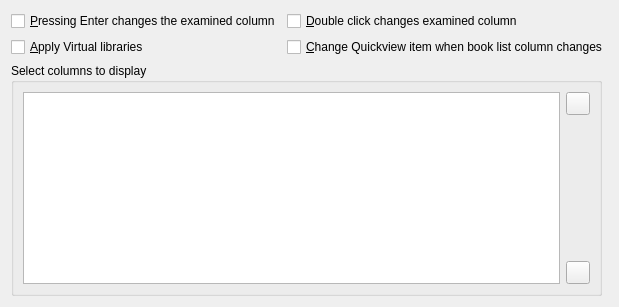
<?xml version="1.0" encoding="UTF-8"?>
<ui version="4.0">
 <class>Form</class>
 <widget class="QWidget" name="cover_browser_tab">
  <layout class="QGridLayout" name="gridLayout_122">
   <item row="1" column="0" colspan="2">
    <layout class="QGridLayout" name="gridLayout_122">
     <item row="2" column="0">
      <widget class="QCheckBox" name="opt_qv_respects_vls">
       <property name="toolTip">
        <string>&lt;p&gt;Check this box to make Quickview show books only in the
current Virtual library. If unchecked, Quickview ignores Virtual libraries. If
unchecked then only row changes are taken into account.&lt;/p&gt;</string>
       </property>
       <property name="text">
        <string>&amp;Apply Virtual libraries</string>
       </property>
      </widget>
     </item>
     <item row="2" column="1">
      <widget class="QCheckBox" name="opt_qv_follows_column">
       <property name="toolTip">
        <string>&lt;p&gt;Check this box to make Quickview change the column being examined
when the column in the book list is changed using the cursor arrow keys&lt;/p&gt;</string>
       </property>
       <property name="text">
        <string>&amp;Change Quickview item when book list column changes</string>
       </property>
      </widget>
     </item>
     <item row="1" column="0">
      <widget class="QCheckBox" name="opt_qv_retkey_changes_column">
       <property name="toolTip">
        <string>&lt;p&gt;Pressing Enter in a cell changes both the book and the
column being examined (the left-hand panel)&lt;/p&gt;</string>
       </property>
       <property name="text">
        <string>&amp;Pressing Enter changes the examined column</string>
       </property>
      </widget>
     </item>
     <item row="1" column="1">
      <widget class="QCheckBox" name="opt_qv_dclick_changes_column">
       <property name="toolTip">
        <string>&lt;p&gt;Double-clicking in a cell changes both the book and the
column being examined (the left-hand panel)&lt;/p&gt;</string>
       </property>
       <property name="text">
        <string>&amp;Double click changes examined column</string>
       </property>
      </widget>
     </item>
    </layout>
   </item>
   <item row="3" column="0" rowspan="2">
    <widget class="QGroupBox" name="groupBox">
     <property name="title">
      <string>Select columns to display</string>
     </property>
     <layout class="QGridLayout" name="gridLayout_32">
      <item row="0" column="1">
       <widget class="QToolButton" name="qv_up_button">
        <property name="toolTip">
         <string>&lt;p&gt;Click to move the row up 1. Shift+click to move the row up 5.
Ctrl+click to move the row up 10. Ctrl+Shift+click to move the row to the top.
Keyboard shortcut: Ctrl+Up arrow&lt;/p&gt;</string>
        </property>
        <property name="icon">
        <iconset resource="../../../../../resources/images.qrc">
          <normaloff>:/images/arrow-up.png</normaloff>:/images/arrow-up.png</iconset>
        </property>
       </widget>
      </item>
      <item row="2" column="1">
       <widget class="QToolButton" name="qv_down_button">
        <property name="toolTip">
         <string>&lt;p&gt;Click to move the row down 1. Shift+click to move the row down 5.
Ctrl+click to move the row down 10. Ctrl+Shift+click to move the row to the bottom.
Keyboard shortcut: Ctrl+Down arrow&lt;/p&gt;</string>
        </property>
        <property name="icon">
        <iconset resource="../../../../../resources/images.qrc">
          <normaloff>:/images/arrow-down.png</normaloff>:/images/arrow-down.png</iconset>
        </property>
       </widget>
      </item>
      <item row="0" column="0" rowspan="3">
       <widget class="ListViewWithMoveByKeyPress" name="qv_display_order">
        <property name="alternatingRowColors">
         <bool>true</bool>
        </property>
       </widget>
      </item>
      <item row="1" column="1">
       <spacer name="verticalSpacer_5">
        <property name="orientation">
         <enum>Qt::Vertical</enum>
        </property>
        <property name="sizeHint" stdset="0">
         <size>
          <width>20</width>
          <height>40</height>
         </size>
        </property>
       </spacer>
      </item>
     </layout>
    </widget>
   </item>
  </layout>
 </widget>
 <customwidgets>
  <customwidget>
   <class>ListViewWithMoveByKeyPress</class>
   <extends>QListView</extends>
   <header>calibre/gui2/preferences.h</header>
  </customwidget>
  <customwidget>
   <class>ListWidgetWithMoveByKeyPress</class>
   <extends>QListWidget</extends>
   <header>calibre/gui2/preferences.h</header>
  </customwidget>
 </customwidgets>

</ui>
